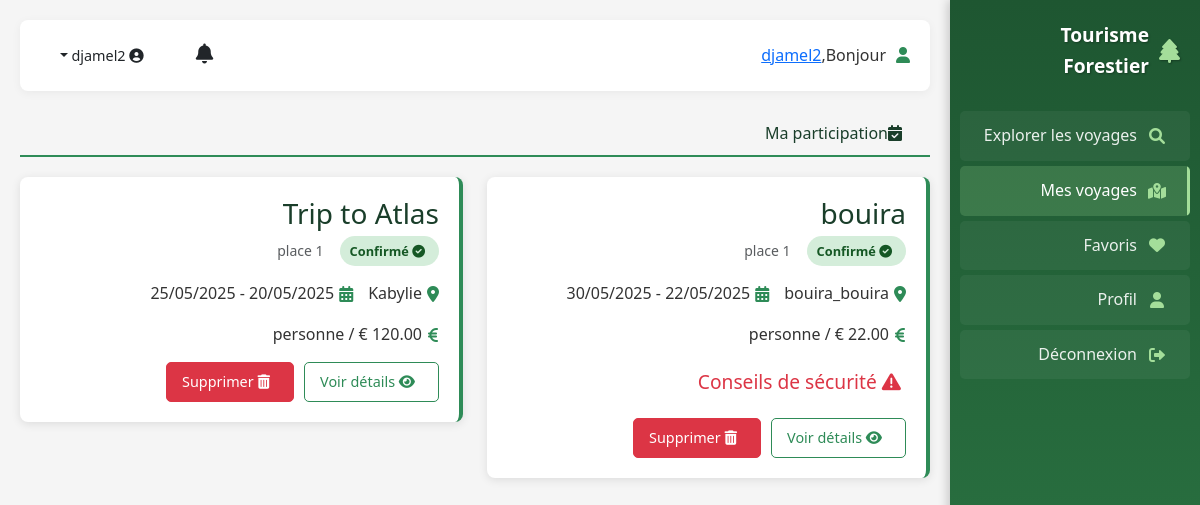
The app's page /mes_voyages.php (signed in) with its own data.
### tables this page shows
CREATE TABLE `users` (
  `id` int(11) NOT NULL,
  `username` varchar(50) NOT NULL,
  `email` varchar(100) NOT NULL,
  `password` varchar(255) NOT NULL,
  `full_name` varchar(100) DEFAULT NULL,
  `profile_pic` varchar(555) DEFAULT NULL,
  `bio` text DEFAULT NULL,
  `user_type` enum('admin','organizer','user') DEFAULT 'user',
  `created_at` timestamp NOT NULL DEFAULT current_timestamp(),
  `updated_at` timestamp NOT NULL DEFAULT current_timestamp() ON UPDATE current_timestamp(),
  `last_activity` timestamp NULL DEFAULT NULL,
  `v_org` varchar(2) DEFAULT NULL,
  `phone` varchar(15) NOT NULL,
  `last_login` datetime DEFAULT NULL
);

CREATE TABLE `bookings` (
  `id` int(11) NOT NULL,
  `user_id` int(11) NOT NULL,
  `trip_id` int(11) NOT NULL,
  `booking_date` timestamp NOT NULL DEFAULT current_timestamp(),
  `status` enum('pending','confirmed','cancelled') DEFAULT 'pending',
  `participants` int(11) DEFAULT 1,
  `price` decimal(10,2) NOT NULL DEFAULT 0.00
);

CREATE TABLE `trips` (
  `id` int(11) NOT NULL,
  `organizer_id` int(11) NOT NULL,
  `title` varchar(100) NOT NULL,
  `description` text NOT NULL,
  `location` varchar(100) NOT NULL,
  `start_date` date NOT NULL,
  `end_date` date NOT NULL,
  `price` decimal(10,2) NOT NULL,
  `max_participants` int(11) NOT NULL,
  `featured_image` varchar(255) DEFAULT NULL,
  `created_at` timestamp NOT NULL DEFAULT current_timestamp(),
  `updated_at` timestamp NOT NULL DEFAULT current_timestamp() ON UPDATE current_timestamp(),
  `approved` tinyint(1) DEFAULT 0,
  `difficulty_level` enum('easy','moderate','difficult','expert') NOT NULL,
  `forest_type` enum('deciduous','coniferous','mixed','rainforest','mangrove') NOT NULL,
  `vehicle_type` enum('bus','bus_climatise','voiture','voiture_4x4','minibus','autre') DEFAULT 'bus',
  `status` enum('actif','complet','annulé') NOT NULL DEFAULT 'actif',
  `safety_tips` text DEFAULT NULL COMMENT 'Conseils de sécurité pour la région (ex: forêt inflammable, chasse interdite...)'
);

### mes_voyages.php (the view, shortened to what this page needs)
<?php
require_once 'config.php';
$user_id = $_SESSION['user_id'];
$stmt = $pdo->prepare("SELECT * FROM users WHERE id = ?");
$stmt->execute([$user_id]);
$user = $stmt->fetch();
$participated_stmt = $pdo->prepare("
    SELECT t.*, b.id as booking_id, b.booking_date, b.participants, b.status as booking_status
    FROM bookings b
    JOIN trips t ON b.trip_id = t.id
    WHERE b.user_id = ?
    ORDER BY b.booking_date DESC
");
$participated_stmt->execute([$user_id]);
$participated_trips = $participated_stmt->fetchAll();
?>
<!DOCTYPE html>
<html lang="fr" dir="rtl">
<head>
    <link rel="stylesheet" href="https://cdnjs.cloudflare.com/ajax/libs/font-awesome/6.0.0/css/all.min.css">
    <link href="https://cdn.jsdelivr.net/npm/bootstrap@5.3.0/dist/css/bootstrap.min.css" rel="stylesheet">
</head>
<body>
    <div class="dashboard">
        <div class="sidebar">
            <div class="logo">
                <i class="fas fa-tree"></i>
                <span>Tourisme Forestier</span>
            </div>
            <ul class="menu">
                <li><a href="user.php"><i class="fas fa-search"></i> Explorer les voyages</a></li>
                <li class="active"><a href="my_trips.php"><i class="fas fa-map-marked-alt"></i> Mes voyages</a></li>
                <li><a href="favorites.php"><i class="fas fa-heart"></i> Favoris</a></li>
                <li><a href="profile.php"><i class="fas fa-user"></i> Profil</a></li>
                <li><a href="login.php"><i class="fas fa-sign-out-alt"></i> Déconnexion</a></li>
            </ul>
        </div>
        <div class="main-content">
            <div class="user-info-bar">
                <div class="user-greeting">
                    <i class="fas fa-user"></i>
                    Bonjour, <a href="profile.php"><span><?= htmlspecialchars($user['username']) ?></span></a>
                </div>
                <div class="d-flex align-items-center gap-3">
                    <div class="notification-dropdown">
                        <button class="btn position-relative" type="button" id="notificationDropdown"
                                data-bs-toggle="dropdown" aria-expanded="false">
                            <i class="fas fa-bell fs-5"></i>
                        </button>
                    </div>
                    <div class="dropdown">
                        <button class="btn dropdown-toggle" type="button" id="userDropdown" data-bs-toggle="dropdown">
                            <i class="fas fa-user-circle me-1"></i>
                            <span><?= htmlspecialchars($user['username']) ?></span>
                        </button>
                    </div>
                </div>
            </div>
            <ul class="nav nav-tabs" id="myTripsTabs" role="tablist">
                <li class="nav-item" role="presentation">
                    <button class="nav-link" id="participated-tab" data-bs-toggle="tab" data-bs-target="#participated" type="button" role="tab">
                        <i class="fas fa-calendar-check me-2"></i>Ma participation
                    </button>
                </li>
            </ul>
                <div class="tab-pane fade show " id="organized" role="tabpanel">
                <?php if (empty($participated_trips)): ?>
                        <div class="alert alert-info">
                            <i class="fas fa-info-circle me-2"></i>
                            Vous n'avez participé à aucun voyage pour le moment.
                            <a href="index.php" class="alert-link">Explorer les voyages disponibles</a>
                        </div>
                    <?php else: ?>
                        <div class="row">
                            <?php foreach ($participated_trips as $trip): ?>
                                <div class="col-lg-6">
                                    <div class="trip-card">
                                        <div class="trip-header">
                                            <div>
                                                <h3 class="trip-title"><?= htmlspecialchars($trip['title']) ?></h3>
                                                <div class="d-flex align-items-center gap-3">
                                                    <?php if ($trip['booking_status'] == 'confirmed'): ?>
                                                        <span class="trip-status status-active">
                                                            <i class="fas fa-check-circle me-1"></i> Confirmé
                                                        </span>
                                                    <?php elseif ($trip['booking_status'] == 'pending'): ?>
                                                        <span class="trip-status" style="background-color: #fff3cd; color: #856404;">
                                                            <i class="fas fa-clock me-1"></i> En attente
                                                        </span>
                                                    <?php else: ?>
                                                        <span class="trip-status status-cancelled">
                                                            <i class="fas fa-times-circle me-1"></i> Annulé
                                                        </span>
                                                    <?php endif; ?>
                                                    <small class="text-muted">
                                                        <?= $trip['participants'] ?> place<?= $trip['participants'] > 1 ? 's' : '' ?>
                                                    </small>
                                                </div>
                                            </div>
                                        </div>
                                        <div class="trip-meta">
                                            <div class="meta-item">
                                                <i class="fas fa-map-marker-alt"></i>
                                                <span><?= htmlspecialchars($trip['location']) ?></span>
                                            </div>
                                            <div class="meta-item">
                                                <i class="fas fa-calendar-alt"></i>
                                                <span><?= date('d/m/Y', strtotime($trip['start_date'])) ?> - <?= date('d/m/Y', strtotime($trip['end_date'])) ?></span>
                                            </div>
                                            <div class="meta-item">
                                                <i class="fas fa-euro-sign"></i>
                                                <span><?= $trip['price'] ?> € / personne</span>
                                            </div>
                                        </div>
                                        <?php if (!empty($trip['safety_tips'])): ?>
    <div class="trip-safety-tips">
        <button class="safety-tips-toggle" type="button">
            <i class="fas fa-exclamation-triangle"></i> Conseils de sécurité
        </button>
    </div>
<?php endif; ?>
<div class="trip-actions">
    <a href="trip_details.php?id=<?= $trip['id'] ?>" class="btn btn-outline-primary">
        <i class="fas fa-eye me-2"></i> Voir détails
    </a>
    <button class="btn btn-danger" onclick="deleteBooking(<?= $trip['booking_id'] ?>, '<?= htmlspecialchars($trip['title'], ENT_QUOTES) ?>')">
        <i class="fas fa-trash-alt me-2"></i> Supprimer
    </button>
</div>
                                    </div>
                                </div>
                            <?php endforeach; ?>
                        </div>
                    <?php endif; ?>
                </div>
        </div>
    </div>
</body>
</html>

### mes_voyages.php (style rules this page uses)
:root { --primary-color: #2e8b57; --primary-dark: #1e5631; --secondary-color: #3cb371; --light-color: #f8f9fa; --dark-color: #1a3e2a; --gray-color: #95a5a6; --border-color: #dfe6e9; --error-color: #e74c3c; }
* { margin: 0; padding: 0; box-sizing: border-box; font-family: 'Segoe UI', Tahoma, Geneva, Verdana, sans-serif; }
body { background-color: #f5f5f5; color: #333; line-height: 1.6; }
.dashboard { display: flex; min-height: 100vh; }
.sidebar { width: 250px; background-color: #1e5631; color: white; padding: 20px 0; position: fixed; height: 100vh; right: 0; transition: all 0.3s; z-index: 10; background-image: linear-gradient(to bottom, #1e5631, #2d7a46); box-shadow: -2px 0 10px rgba(0, 0, 0, 0.2); }
.logo { display: flex; align-items: center; padding: 0 20px 30px; font-size: 1.2rem; font-weight: bold; color: #fff; text-shadow: 1px 1px 2px rgba(0, 0, 0, 0.3); }
.logo i { margin-left: 10px; font-size: 1.5rem; color: #a4de9a; }
.menu { list-style: none; padding: 0 10px; }
.menu li { margin-bottom: 5px; border-radius: 5px; overflow: hidden; }
.menu li a { display: flex; align-items: center; padding: 12px 20px; color: rgba(255, 255, 255, 0.9); text-decoration: none; transition: all 0.3s; border-right: 3px solid transparent; background-color: rgba(255, 255, 255, 0.05); }
.menu li a i { margin-left: 10px; width: 20px; text-align: center; color: #a4de9a; }
.menu li.active a { background-color: rgba(164, 222, 154, 0.2); border-right-color: #a4de9a; color: #fff; font-weight: 500; }
.main-content { flex: 1; margin-right: 250px; padding: 20px; transition: all 0.3s; }
.user-info-bar { display: flex; justify-content: space-between; align-items: center; background-color: white; padding: 15px 20px; border-radius: 8px; margin-bottom: 20px; box-shadow: 0 2px 10px rgba(0, 0, 0, 0.05); }
.user-greeting { display: flex; align-items: center; font-weight: 500; }
.user-greeting i { margin-left: 10px; color: var(--primary-color); }
.trip-card { background-color: white; border-radius: 8px; padding: 20px; margin-bottom: 20px; box-shadow: 0 2px 10px rgba(0, 0, 0, 0.1); border-right: 4px solid var(--primary-color); transition: all 0.3s; }
.trip-header { display: flex; justify-content: space-between; align-items: flex-start; margin-bottom: 15px; }
.trip-title { color: var(--dark-color); margin-bottom: 5px; }
.trip-status { padding: 5px 10px; border-radius: 20px; font-size: 0.8rem; font-weight: bold; }
.status-active { background-color: #d4edda; color: #155724; }
.trip-meta { display: flex; flex-wrap: wrap; gap: 15px; margin-bottom: 15px; }
.meta-item { display: flex; align-items: center; }
.meta-item i { margin-left: 5px; color: var(--primary-color); }
.trip-actions { display: flex; gap: 10px; margin-top: 15px; }
.btn { padding: 8px 15px; border-radius: 5px; font-size: 0.9rem; transition: all 0.3s; }
.btn-outline-primary { border: 1px solid var(--primary-color); color: var(--primary-color); }
.btn-danger { background-color: #dc3545; border-color: #dc3545; color: white; }
.nav-tabs { border-bottom: 2px solid var(--primary-color); margin-bottom: 20px; }
.nav-tabs .nav-link { color: var(--dark-color); border: none; padding: 10px 20px; font-weight: 500; }
.trip-safety-tips { position: relative; margin: 10px 0; }
.safety-tips-toggle { background: none; border: none; cursor: pointer; font-size: 1.2rem; color: #dc3545; padding: 5px; }

### records on screen
users: username "djamel2"
bookings: trip.title "bouira", status "confirmed" (drawn), participants "1", trip.location "bouira_bouira", trip.start_date "22/05/2025", trip.end_date "30/05/2025", trip.price "22.00"
bookings: trip.title "Trip to Atlas", status "confirmed" (drawn), participants "1", trip.location "Kabylie", trip.start_date "20/05/2025", trip.end_date "25/05/2025", trip.price "120.00"
